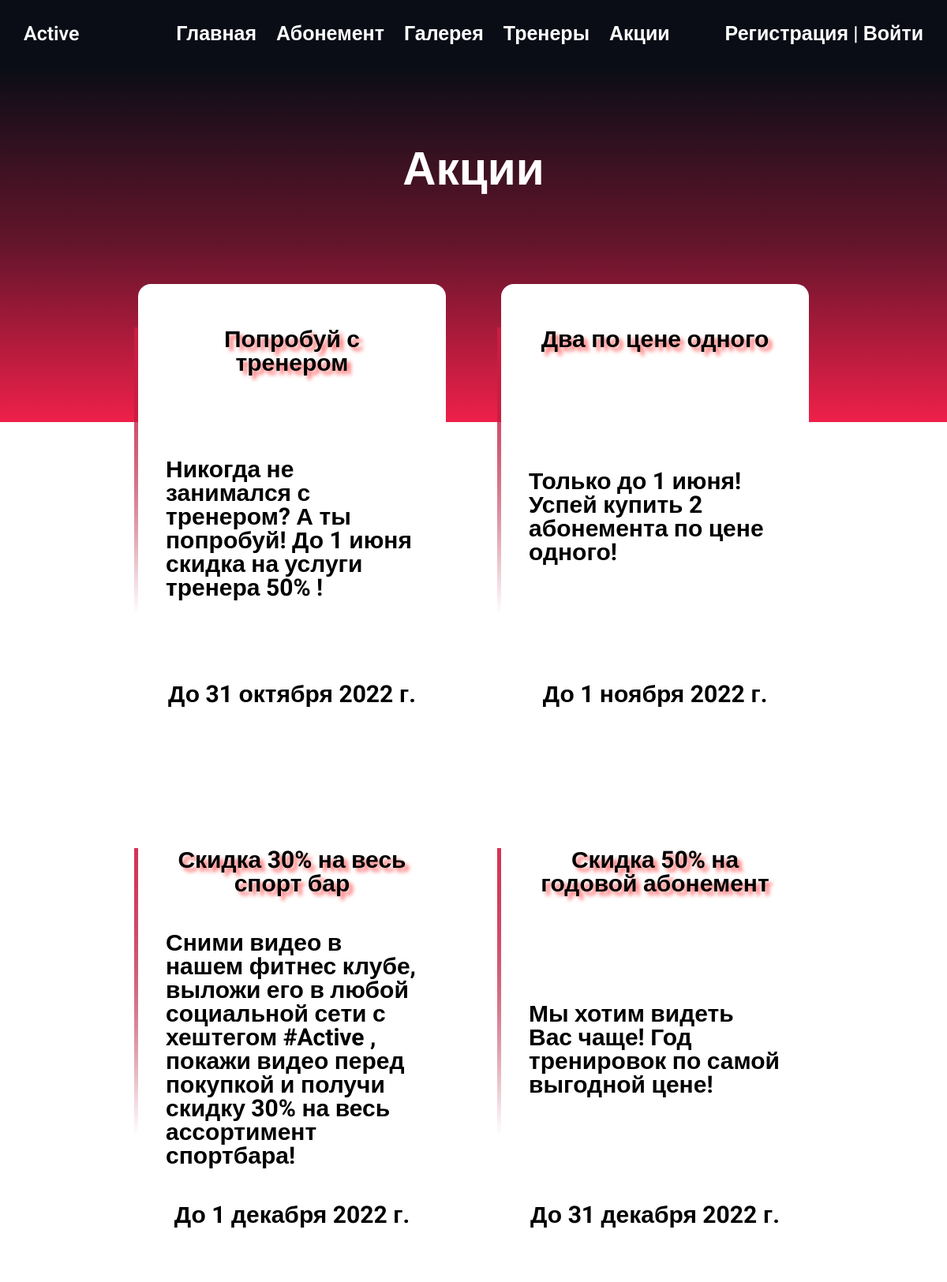
/stock/, run on the app's committed database.
### Gym_at_the_Moscow/models.py (models this page shows, shortened)
class Stock(models.Model):
    name = models.CharField("Название", max_length=100)
    about_stock = models.TextField("Описание", max_length=2200, blank=True)
    slug = models.SlugField(max_length=100, unique=True, db_index=True, verbose_name="URL")
    date_ac = models.DateField(default=None, null=True, blank=True, verbose_name='Срок окончания акции')
    class Meta:
        verbose_name = "Акция"
        verbose_name_plural = "Акции"

### Gym_at_the_Moscow/views.py (the view)
# urls.py: path('stock/', views.stock_func, name='stock-name'),
def stock_func(request):
    stock = Stock.objects.order_by('date_ac')
    return render(request, 'Gym_at_the_Moscow/stock_page.html', {'stock': stock})

### Gym_at_the_Moscow/templates/Gym_at_the_Moscow/stock_page.html (shortened to what this page needs)
{% extends 'base.html' %}
{% load static %}
{% block css_additional %}
<link rel="stylesheet" href="{% static 'Gym_at_the_Moscow/css/all.min.css' %}">
<link rel="stylesheet" href="{% static 'Gym_at_the_Moscow/css/style.css'%}">
{% endblock %}
{% block content %}
        {% include 'includes/navbar.html' %}
        <div class="abonement_header">
            <div class="text_header">
                <h3>Акции</h3>
            </div>
            <div class="all_block_sale">
                {% for s in stock%}
                <div class="card_box_sale">
                        <span></span>
                    <h4>{{ s.name }}</h4>
                    <h5>{{ s.about_stock }}</h5>
                    <h5>До {{ s.date_ac }}</h5>
                </div>
                {% endfor %}
            </div>
        </div>
{% endblock %}

### static/css/base.css (style rules this page uses)
* { margin: 0; padding: 0; border: none; box-sizing: border-box; }
body { font-family: 'Roboto', sans-serif; font-size: 20px; line-height: 1; background-color: #fff; font-weight: 600; overflow-x: hidden; }

### Gym_at_the_Moscow/static/Gym_at_the_Moscow/css/style.css (style rules this page uses)
.abonement_header { display: flex; justify-items: center; align-items: flex-start; width: 100%; max-height: 450px; color: #fff; padding: 5em 0 0 0; background: linear-gradient(to bottom, rgb(10, 13, 22), rgb(100, 21, 43), rgb(239, 32, 74)); }
.text_header { width: 100%; text-align: center; font-size: 50px; position: absolute; }
.card_box h4, h5 { position: relative; font-size: 30px; z-index: 2; color: #000; font-weight: bold; }
.all_block_sale { display: flex; flex: 1; flex-wrap: wrap; gap: 2em; max-width: 100%; height: 100%; margin-top: 8em; justify-content: center; align-items: center; }
.card_box_sale { position: relative; display: flex; flex-direction: column; gap: 2em; max-width: 400px; height: 600px; border-radius: 20px; justify-content: space-between; align-items: center; overflow: hidden; margin: 10px; padding: 3em 2em 3em 2em; }
.card_box_sale::after { content: ""; position: absolute; width: 500px; height: 500px; background-image: conic-gradient(transparent, transparent, transparent, rgb(239, 32, 74)); animation: animateBox 4s -2s linear infinite; }
.card_box_sale::before { content: ""; position: absolute; width: 500px; height: 500px; background-image: conic-gradient(transparent, transparent, transparent, rgb(100, 21, 43)); animation: animateBox 4s linear infinite; }
.card_box_sale span { position: absolute; inset: 5px; border-radius: 16px; background: #fff; z-index: 1; }
.card_box_sale h4, h5 { position: relative; font-size: 30px; z-index: 2; color: #000; font-weight: bold; }
.card_box_sale h4 { text-align: center; text-shadow: 5px 5px 5px rgb(255, 110, 110); }

### data on the page
Stock: name "Попробуй с тренером", about_stock "Никогда не занимался с тренером? А ты попробуй! До 1 июня скидка на услуги тренера 50% !", date_ac "31 октября 2022 г."
Stock: name "Два по цене одного", about_stock "Только до 1 июня! Успей купить 2 абонемента по цене одного!", date_ac "1 ноября 2022 г."
Stock: name "Скидка 30% на весь спорт бар", about_stock "Сними видео в нашем фитнес клубе, выложи его в любой социальной сети с хештегом #Active , покажи видео перед покупкой и получи скидку 30% на весь ассортимент спортбара!", date_ac "1 декабря 2022 г."
Stock: name "Скидка 50% на годовой абонемент", about_stock "Мы хотим видеть Вас чаще! Год тренировок по самой выгодной цене!", date_ac "31 декабря 2022 г."
